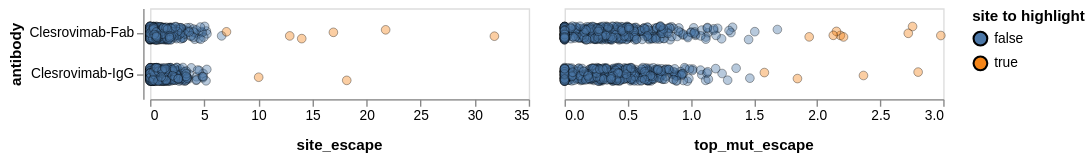

Notebook source saved alongside this figure:
### Code cell
# Visualize site selection
site_selection = alt.selection_point(fields=["site"], on="mouseover", empty=False) 

per_site_escape_chart = (
    alt.Chart(per_site_escape)
    .add_params(site_selection)
    .transform_calculate(jitter="random() - 0.5")
    .encode(
        alt.X("escape", title=None),
        alt.Y("antibody"),
        alt.YOffset("jitter:Q", scale=alt.Scale(domain=[-1.2, 1.2])),
        alt.Column(
            "escape_type",
            title=None,
            header=alt.Header(orient="bottom", labelFontSize=11, labelFontStyle="bold"),
        ),
        alt.Color("highlight", title="site to highlight"),
        tooltip=["site", "rank", "antibody", "manual_no_highlight"],
        strokeWidth=alt.condition(site_selection, alt.value(3), alt.value(0.25)),
    )
    .mark_circle(size=40, strokeOpacity=1, fillOpacity=0.4, stroke="black")
    .resolve_scale(x="independent")
    .properties(width=275, height=alt.Step(30))
    .configure_axis(grid=False)
)

per_site_escape_chart

### Figure 1 — Vega-Lite specification as saved in the notebook (floating-point values rounded to 4 significant figures; data arrays with more than 128 entries replaced by an {"elided": "..."} marker saying what was removed)
{"config": {"view": {"continuousWidth": 300, "continuousHeight": 300}, "axis": {"grid": false}}, "data": {"name": "data-cdcd35c7b2dfd18de916733bccbf0a77"}, "mark": {"type": "circle", "fillOpacity": 0.4, "size": 40, "stroke": "black", "strokeOpacity": 1}, "encoding": {"color": {"field": "highlight", "title": "site to highlight", "type": "nominal"}, "column": {"field": "escape_type", "header": {"labelFontSize": 11, "labelFontStyle": "bold", "orient": "bottom"}, "title": null, "type": "nominal"}, "strokeWidth": {"condition": {"param": "param_1", "value": 3, "empty": false}, "value": 0.25}, "tooltip": [{"field": "site", "type": "quantitative"}, {"field": "rank", "type": "quantitative"}, {"field": "antibody", "type": "nominal"}, {"field": "manual_no_highlight", "type": "nominal"}], "x": {"field": "escape", "title": null, "type": "quantitative"}, "y": {"field": "antibody", "type": "nominal"}, "yOffset": {"field": "jitter", "scale": {"domain": [-1.2, 1.2]}, "type": "quantitative"}}, "height": {"step": 30}, "params": [{"name": "param_1", "select": {"type": "point", "fields": ["site"], "on": "mouseover"}}], "resolve": {"scale": {"x": "independent"}}, "transform": [{"calculate": "random() - 0.5", "as": "jitter"}], "width": 275, "$schema": "https://vega.github.io/schema/vega-lite/v5.20.1.json", "datasets": {"data-cdcd35c7b2dfd18de916733bccbf0a77": {"elided": "2016 records"}}}
